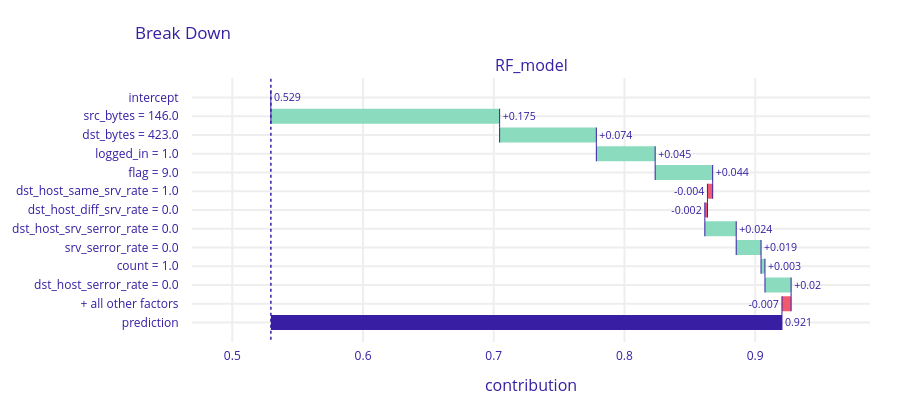

Write notebook code for a chart like this one.
### Code cell
bd = explainer_dalex.predict_parts(X_val.iloc[[sample_index]], type="break_down")
bd.plot()

### Figure 1 — Plotly figure (JSON) as saved in the notebook; plotly's stock layout.template omitted (floating-point values rounded to 4 significant figures)
{"data": [{"base": 0.5295, "connector": {"line": {"color": "#371ea3", "dash": "solid", "width": 1}, "mode": "spanning"}, "decreasing": {"marker": {"color": "#f05a71"}}, "hoverinfo": "text+delta", "hoverlabel": {"bgcolor": "rgba(0,0,0,0.8)"}, "hovertext": ["Average response: 0.529<br>Prediction: 0.921", "src_bytes = 146.0<br>increases average response by", "dst_bytes = 423.0<br>increases average response by", "logged_in = 1.0<br>increases average response by", "flag = 9.0<br>increases average response by", "dst_host_same_srv_rate = 1.0<br>decreases average response by", "dst_host_diff_srv_rate = 0.0<br>decreases average response by", "dst_host_srv_serror_rate = 0.0<br>increases average response by", "srv_serror_rate = 0.0<br>increases average response by", "count = 1.0<br>increases average response by", "dst_host_serror_rate = 0.0<br>increases average response by", "+ all other factors<br>decreases average response by", "Average response: 0.529<br>Prediction: 0.921"], "increasing": {"marker": {"color": "#8bdcbe"}}, "measure": ["relative", "relative", "relative", "relative", "relative", "relative", "relative", "relative", "relative", "relative", "relative", "relative", "total"], "orientation": "h", "showlegend": false, "text": ["0.529", "+0.175", "+0.074", "+0.045", "+0.044", "-0.004", "-0.002", "+0.024", "+0.019", "+0.003", "+0.02", "-0.007", "0.921"], "textposition": "outside", "totals": {"marker": {"color": "#371ea3"}}, "type": "waterfall", "x": [0, 0.175, 0.074, 0.045, 0.044, -0.004, -0.002, 0.024, 0.019, 0.003, 0.02, -0.007, 0.392], "xaxis": "x", "y": ["intercept", "src_bytes = 146.0", "dst_bytes = 423.0", "logged_in = 1.0", "flag = 9.0", "dst_host_same_srv_rate = 1.0", "dst_host_diff_srv_rate = 0.0", "dst_host_srv_serror_rate = 0.0", "srv_serror_rate = 0.0", "count = 1.0", "dst_host_serror_rate = 0.0", "+ all other factors", "prediction"], "yaxis": "y"}], "layout": {"annotations": [{"font": {"size": 16}, "showarrow": false, "text": "RF_model", "x": 0.5, "xanchor": "center", "xref": "paper", "y": 1, "yanchor": "bottom", "yref": "paper"}, {"font": {"size": 16}, "showarrow": false, "text": "contribution", "x": 0.5, "xanchor": "center", "xref": "paper", "y": 0, "yanchor": "top", "yref": "paper", "yshift": -30}], "font": {"color": "#371ea3"}, "height": 413, "margin": {"b": 71, "r": 30, "t": 78}, "shapes": [{"line": {"color": "#371ea3", "dash": "dot", "width": 1.5}, "type": "line", "x0": 0.5295, "x1": 0.5295, "xref": "x", "y0": -1, "y1": 13, "yref": "y"}], "title": {"text": "Break Down", "x": 0.15}, "xaxis": {"anchor": "y", "automargin": true, "domain": [0, 1], "fixedrange": true, "gridwidth": 2, "range": [0.4692, 0.9879], "tickcolor": "white", "ticklen": 3, "ticks": "outside", "type": "linear", "zeroline": false}, "yaxis": {"anchor": "x", "automargin": true, "autorange": "reversed", "domain": [0, 1], "fixedrange": true, "gridwidth": 2, "tickcolor": "white", "ticklen": 10, "ticks": "outside", "type": "category"}}}
